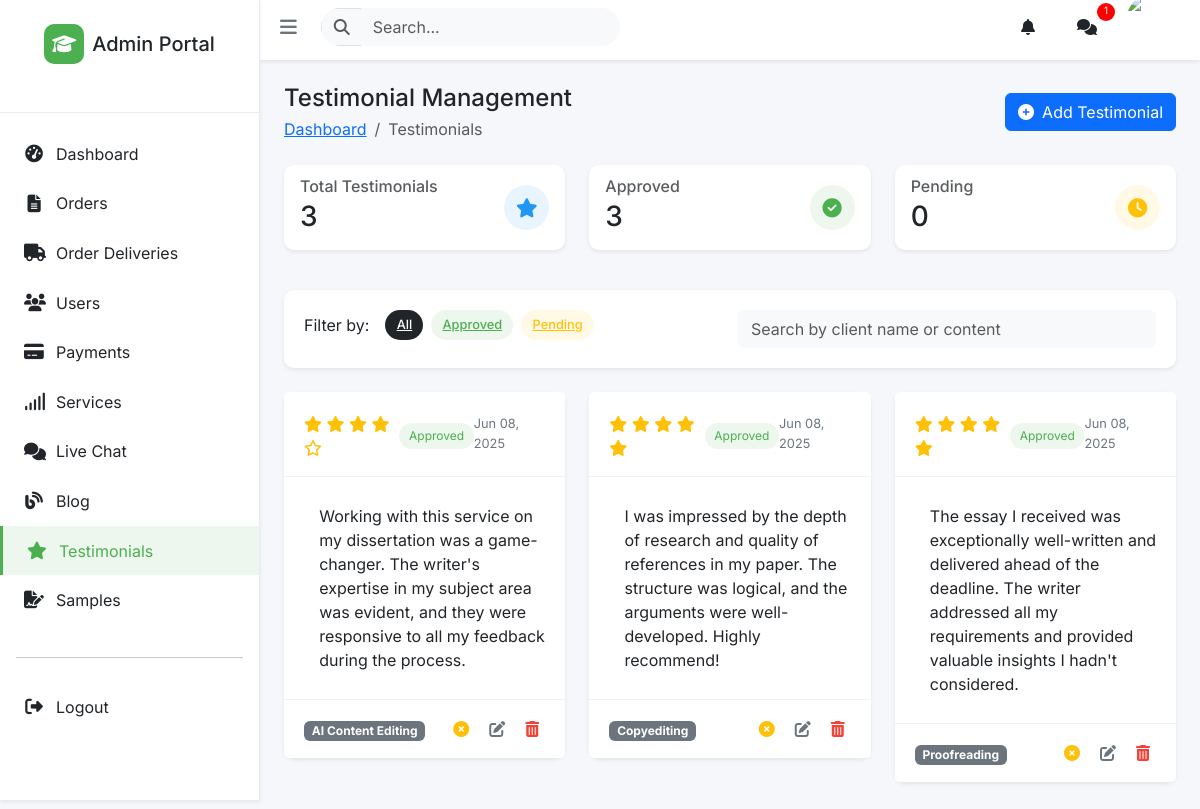
Page /admin/testimonials (signed in) on the committed database.
### app/models/content.py (models this page shows, shortened)
class Testimonial(db.Model):
    id = db.Column(db.Integer, primary_key=True)
    user_id = db.Column(db.Integer, db.ForeignKey('users.id'))
    service_id = db.Column(db.Integer, db.ForeignKey('service.id'))
    content = db.Column(db.Text, nullable=False)
    rating = db.Column(db.Integer, default=5) # 1-5 rating scale
    is_approved = db.Column(db.Boolean, default=False)
    created_at = db.Column(db.DateTime, default=datetime.now)
    __table_args__ = (
        db.CheckConstraint('rating >= 1 AND rating <= 5', name='valid_rating'),
    )

### app/models/service.py (models this page shows, shortened)
class Service(db.Model):
    id = db.Column(db.Integer, primary_key=True)
    name = db.Column(db.String(100), nullable=False)
    description = db.Column(db.Text)
    category_id = db.Column(db.Integer, db.ForeignKey('service_category.id'))
    featured = db.Column(db.Boolean, default=False)
    tags = db.Column(db.String(255), nullable=True)
    pricing_category_id = db.Column(db.Integer, db.ForeignKey('pricing_category.id'))
    orders = db.relationship('Order', backref='service', lazy=True)
    samples = db.relationship('Sample', backref='service', lazy=True)
    testimonials = db.relationship('Testimonial', backref='service', lazy=True)
    pricing_category = db.relationship('PricingCategory', back_populates='service')

### app/routes/admin.py (the view)
@admin_bp.route('/testimonials')
@login_required
@admin_required
def list_testimonials():
    approved_filter = request.args.get('approved', '')
    search_query = request.args.get('search', '')
    query = Testimonial.query
    if approved_filter == 'true':
        query = query.filter(Testimonial.is_approved == True)
    elif approved_filter == 'false':
        query = query.filter(Testimonial.is_approved == False)
    if search_query:
        query = query.filter(
            (Testimonial.client_name.ilike(f'%{search_query}%')) |
            (Testimonial.content.ilike(f'%{search_query}%'))
        )
    testimonials = query.order_by(Testimonial.created_at.desc()).all()
    total_testimonials = Testimonial.query.count()
    approved_testimonials = Testimonial.query.filter_by(is_approved=True).count()
    pending_testimonials = Testimonial.query.filter_by(is_approved=False).count()
    return render_template('admin/content/testimonials/list.html',
                           testimonials=testimonials,
                           approved_filter=approved_filter,
                           search_query=search_query,
                           total_testimonials=total_testimonials,
                           approved_testimonials=approved_testimonials,
                           pending_testimonials=pending_testimonials,
                           title='Testimonial Management')

### app/models/user.py (called while the page is built)
    def get_name(self):
        if self.first_name and self.last_name:
            return f"{self.first_name} {self.last_name}"
        return self.username

### app/routes/admin.py (called while the page is built)
def admin_required(f):
    @wraps(f)
    def decorated_function(*args, **kwargs):
        if not current_user.is_admin:
            flash('Admin access required', 'danger')
            return redirect(url_for('main.home'))
        return f(*args, **kwargs)
    return decorated_function

### app/templates/admin/content/testimonials/list.html (shortened to what this page needs)
{% extends "admin/base.html" %}
{% block styles %}
<link href="https://cdn.jsdelivr.net/npm/select2@4.1.0-rc.0/dist/css/select2.min.css" rel="stylesheet" />
{% endblock %}
{% block content %}
<div class="container-fluid p-4">
    <div class="d-flex justify-content-between align-items-center mb-4">
        <div>
            <h4 class="mb-1">Testimonial Management</h4>
            <nav aria-label="breadcrumb">
                <ol class="breadcrumb mb-0">
                    <li class="breadcrumb-item"><a href="{{ url_for('admin.index') }}">Dashboard</a></li>
                    <li class="breadcrumb-item active" aria-current="page">Testimonials</li>
                </ol>
            </nav>
        </div>
        <div>
            <button class="btn btn-primary" data-bs-toggle="modal" data-bs-target="#addTestimonialModal">
                <i class="fas fa-plus-circle me-2"></i>Add Testimonial
            </button>
        </div>
    </div>
    <div class="row mb-4">
        <div class="col-md-4">
            <div class="card stats-card all shadow-sm mb-3">
                <div class="card-body">
                    <div class="d-flex justify-content-between align-items-center">
                        <div>
                            <h6 class="card-subtitle mb-1 text-muted">Total Testimonials</h6>
                            <h3 class="card-title mb-0">{{ total_testimonials }}</h3>
                        </div>
                        <div class="icon-circle">
                            <i class="fas fa-star"></i>
                        </div>
                    </div>
                </div>
            </div>
        </div>
        <div class="col-md-4">
            <div class="card stats-card approved shadow-sm mb-3">
                <div class="card-body">
                    <div class="d-flex justify-content-between align-items-center">
                        <div>
                            <h6 class="card-subtitle mb-1 text-muted">Approved</h6>
                            <h3 class="card-title mb-0">{{ approved_testimonials }}</h3>
                        </div>
                        <div class="icon-circle">
                            <i class="fas fa-check-circle"></i>
                        </div>
                    </div>
                </div>
            </div>
        </div>
        <div class="col-md-4">
            <div class="card stats-card pending shadow-sm mb-3">
                <div class="card-body">
                    <div class="d-flex justify-content-between align-items-center">
                        <div>
                            <h6 class="card-subtitle mb-1 text-muted">Pending</h6>
                            <h3 class="card-title mb-0">{{ pending_testimonials }}</h3>
                        </div>
                        <div class="icon-circle">
                            <i class="fas fa-clock"></i>
                        </div>
                    </div>
                </div>
            </div>
        </div>
    </div>
    <div class="card filters-container shadow-sm mb-4">
        <div class="row g-3">
            <div class="col-md-6">
                <div class="d-flex align-items-center">
                    <span class="me-3">Filter by:</span>
                    <a href="{{ url_for('admin.list_testimonials') }}" class="filter-badge all {% if not approved_filter %}active{% endif %}">
                        All
                    </a>
                    <a href="{{ url_for('admin.list_testimonials', approved='true', search=search_query) }}" class="filter-badge approved {% if approved_filter == 'true' %}active{% endif %}">
                        Approved
                    </a>
                    <a href="{{ url_for('admin.list_testimonials', approved='false', search=search_query) }}" class="filter-badge pending {% if approved_filter == 'false' %}active{% endif %}">
                        Pending
                    </a>
                </div>
            </div>
            <div class="col-md-6">
                <form action="{{ url_for('admin.list_testimonials') }}" method="get" id="searchForm">
                    <div class="search-box">
                        <input type="text" name="search" class="form-control" placeholder="Search by client name or content" value="{{ search_query }}">
                    </div>
                </form>
            </div>
        </div>
    </div>
    <div class="row">
        {% if testimonials %}
        {% for testimonial in testimonials %}
        <div class="col-md-6 col-lg-4 mb-4">
            <div class="card testimonial-card shadow-sm {% if testimonial.is_approved %}approved{% else %}pending{% endif %}">
                <div class="card-header bg-white d-flex justify-content-between align-items-center">
                    <div>
                        <div class="d-flex align-items-center mt-1">
                            <div class="rating-stars me-2">
                                {% for i in range(1, 6) %}
                                <i class="{% if i <= testimonial.rating %}fas{% else %}far{% endif %} fa-star"></i>
                                {% endfor %}
                            </div>
                            <span class="status-badge {% if testimonial.is_approved %}approved{% else %}pending{% endif %}">
                                {% if testimonial.is_approved %}Approved{% else %}Pending{% endif %}
                            </span>
                        </div>
                    </div>
                    <div class="testimonial-date">
                        {{ testimonial.created_at.strftime('%b %d, %Y') }}
                    </div>
                </div>
                <div class="card-body">
                    <p class="testimonial-content">{{ testimonial.content }}</p>
                </div>
                <div class="card-footer bg-white">
                    <div class="d-flex justify-content-between align-items-center">
                        <div>
                            <span class="badge bg-secondary">{{ testimonial.service.name if testimonial.service else 'No Service' }}</span>
                        </div>
                        <div class="testimonial-actions">
                            {% if not testimonial.is_approved %}
                            <form action="{{ url_for('admin.approve_testimonial', testimonial_id=testimonial.id) }}" method="post" class="d-inline">
                                <input type="hidden" name="csrf_token" value="{{ csrf_token() }}">
                                <button type="submit" class="action-btn approve" title="Approve">
                                    <i class="fas fa-check-circle"></i>
                                </button>
                            </form>
                            {% else %}
                            <form action="{{ url_for('admin.reject_testimonial', testimonial_id=testimonial.id) }}" method="post" class="d-inline">
                                <button type="submit" class="action-btn reject" title="Reject">
                                    <i class="fas fa-times-circle"></i>
                                </button>
                            </form>
                            {% endif %}
                            <button type="button" class="action-btn" title="Edit" data-bs-toggle="modal" data-bs-target="#editTestimonialModal{{ testimonial.id }}">
                                <i class="fas fa-edit"></i>
                            </button>
                            <button type="button" class="action-btn delete" title="Delete" data-bs-toggle="modal" data-bs-target="#deleteTestimonialModal{{ testimonial.id }}">
                                <i class="fas fa-trash-alt"></i>
                            </button>
                        </div>
                    </div>
                </div>
            </div>
        </div>
        {% endfor %}
        {% endif %}
    </div>
</div>
{% endblock %}

### app/templates/admin/content/testimonials/list.html (style rules this page uses)
.testimonial-card { transition: all 0.25s ease; border-left: 4px solid transparent; }
.testimonial-card.approved { border-left-color: var(--success); }
.rating-stars { color: #ffc107; }
.filters-container { background: white; border-radius: 10px; padding: 1.25rem; margin-bottom: 1.5rem; }
.filter-badge { font-size: 0.8rem; font-weight: 500; padding: 0.35rem 0.7rem; border-radius: 50px; margin-right: 0.5rem; cursor: pointer; transition: all 0.2s ease; }
.filter-badge.active { background-color: var(--primary); color: white; }
.filter-badge.all { background-color: var(--gray-light); color: var(--dark); }
.filter-badge.all.active { background-color: var(--dark); color: white; }
.filter-badge.approved { background-color: rgba(76, 175, 80, 0.1); color: var(--success); }
.filter-badge.pending { background-color: rgba(255, 193, 7, 0.1); color: var(--warning); }
.testimonial-date { font-size: 0.8rem; color: var(--gray); }
.testimonial-content { position: relative; padding-left: 1.2rem; margin: 0.7rem 0; }
.testimonial-content:before { content: """; position: absolute; left: 0; top: -0.5rem; font-size: 2rem; color: var(--primary-light); font-family: serif; line-height: 1; }
.testimonial-actions { display: flex; gap: 0.5rem; }
.status-badge { font-size: 0.75rem; padding: 0.25rem 0.6rem; border-radius: 50px; }
.status-badge.approved { background-color: rgba(76, 175, 80, 0.1); color: var(--success); }
.stats-card { transition: all 0.3s ease; border-radius: 10px; border-left: 4px solid transparent; }
.stats-card .icon-circle { width: 45px; height: 45px; border-radius: 50%; display: flex; align-items: center; justify-content: center; font-size: 1.2rem; }
.stats-card.all { border-left-color: var(--secondary); }
.stats-card.all .icon-circle { background-color: rgba(33, 150, 243, 0.1); color: var(--secondary); }
.stats-card.approved { border-left-color: var(--success); }
.stats-card.approved .icon-circle { background-color: rgba(76, 175, 80, 0.1); color: var(--success); }
.stats-card.pending { border-left-color: var(--warning); }
.stats-card.pending .icon-circle { background-color: rgba(255, 193, 7, 0.1); color: var(--warning); }
.search-box { position: relative; }
.action-btn.reject { color: var(--warning); }
.action-btn.delete { color: var(--danger); }

### app/templates/admin/base.html (style rules this page uses)
:root { --primary: #4caf50; --primary-light: #81c784; --primary-dark: #388e3c; --primary-subtle: rgba(76, 175, 80, 0.1); --secondary: #2196f3; --success: #4caf50; --info: #00bcd4; --warning: #ffc107; --danger: #f44336; --light: #f8f9fa; --dark: #212529; --gray: #6c757d; --gray-light: #e9ecef; --sidebar-width: 260px; --sidebar-collapsed-width: 70px; --top-nav-height: 60px; }
body { font-family: "Inter", "Segoe UI", Roboto, sans-serif; background-color: #f5f7fa; }
.admin-dashboard-page { background-color: #f5f7fa; margin: 0; padding: 0; }
.search-box input { border-color: var(--light); background-color: var(--light); }
.card { border: none; border-radius: 10px; }
.card-header { background-color: white; border-bottom: 1px solid rgba(0, 0, 0, 0.05); padding: 1rem 1.25rem; }
.card-footer { background-color: white; border-top: 1px solid rgba(0, 0, 0, 0.05); padding: 1rem 1.25rem; }
.action-btn { background: none; border: none; color: var(--gray); }

### rows in the picture
Testimonial: rating 4 (drawn), is_approved "Approved", created_at "Jun 08, 2025", content "Working with this service on my dissertation was a game-changer. The writer's expertise in my subject area was evident, and they were responsive to all my feedback during the process.", service "AI Content Editing"
Testimonial: rating 5 (drawn), is_approved "Approved", created_at "Jun 08, 2025", content "I was impressed by the depth of research and quality of references in my paper. The structure was logical, and the arguments were well-developed. Highly recommend!", service "Copyediting"
Testimonial: rating 5 (drawn), is_approved "Approved", created_at "Jun 08, 2025", content "The essay I received was exceptionally well-written and delivered ahead of the deadline. The writer addressed all my requirements and provided valuable insights I hadn't considered.", service "Proofreading"

### other values in the picture
{{ total_testimonials }} "3"
{{ approved_testimonials }} "3"
{{ pending_testimonials }} "0"
